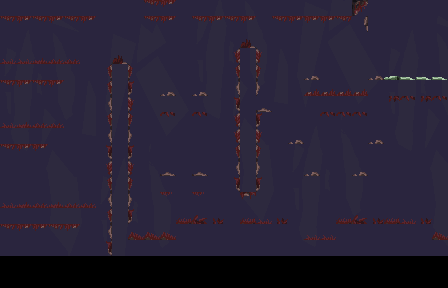

Below is a game level as drawn by its tile map, then a one-line description and the .tmx file that defines it, in full:
An orthogonal 28x18 tile map with 16x16 px tiles, 2 tile layers (bg, bg2), 1 hidden layer not drawn, 2 tilesets.

<map version="1.4" tiledversion="1.4.3" orientation="orthogonal" renderorder="right-down" width="28" height="18" tilewidth="16" tileheight="16" infinite="0" nextlayerid="4" nextobjectid="1">
 <editorsettings>
  <export target="../public/game/maps/final_maps/level3/level3_Tiles.csv" format="csv" />
 </editorsettings>
 <tileset firstgid="1" source="main_lev_buildA.tsx" />
 <tileset firstgid="7057" source="background.tsx" />
 <layer id="2" name="bg" width="28" height="18">
  <data encoding="csv">
7057,7058,7059,7060,7061,7062,7063,7064,7065,7066,7067,7068,7081,7082,7083,7084,7085,7086,7087,7088,7089,7090,7091,7092,7057,7058,7059,7060,
7069,7070,7071,7072,7073,7074,7075,7076,7077,7078,7079,7080,7093,7094,7095,7096,7097,7098,7099,7100,7101,7102,7103,7104,7069,7070,7071,7072,
7081,7082,7083,7084,7085,7086,7087,7088,7089,7090,7091,7092,7105,7106,7107,7108,7109,7110,7111,7112,7113,7114,7115,7116,7081,7082,7083,7084,
7093,7094,7095,7096,7097,7098,7099,7100,7101,7102,7103,7104,7117,7118,7119,7120,7121,7122,7123,7124,7125,7126,7127,7128,7093,7094,7095,7096,
7105,7106,7107,7108,7109,7110,7111,7112,7113,7114,7115,7116,7129,7130,7131,7132,7133,7134,7135,7136,7137,7138,7139,7140,7105,7106,7107,7108,
7117,7118,7119,7120,7121,7122,7123,7124,7125,7126,7127,7128,7141,7142,7143,7144,7145,7146,7147,7148,7149,7150,7151,7152,7117,7118,7119,7120,
7129,7130,7131,7132,7133,7134,7135,7136,7137,7138,7139,7140,7153,7154,7155,7156,7157,7158,7159,7160,7161,7162,7163,7164,7129,7130,7131,7132,
7141,7142,7143,7144,7145,7146,7147,7148,7149,7150,7151,7152,7165,7166,7167,7168,7169,7170,7171,7172,7173,7174,7175,7176,7141,7142,7143,7144,
7153,7154,7155,7156,7157,7158,7159,7160,7161,7162,7163,7164,7177,7178,7179,7180,7181,7182,7183,7184,7185,7186,7187,7188,7153,7154,7155,7156,
7165,7166,7167,7168,7169,7170,7171,7172,7173,7174,7175,7176,7189,7190,7191,7192,7193,7194,7195,7196,7197,7198,7199,7200,7165,7166,7167,7168,
7177,7178,7179,7180,7181,7182,7183,7184,7185,7186,7187,7188,7201,7202,7203,7204,7205,7206,7207,7208,7209,7210,7211,7212,7177,7178,7179,7180,
7189,7190,7191,7192,7193,7194,7195,7196,7197,7198,7199,7200,7213,7214,7215,7216,7217,7218,7219,7220,7221,7222,7223,7224,7189,7190,7191,7192,
7201,7202,7203,7204,7205,7206,7207,7208,7209,7210,7211,7212,7225,7226,7227,7228,7229,7230,7231,7232,7233,7234,7235,7236,7201,7202,7203,7204,
7213,7214,7215,7216,7217,7218,7219,7220,7221,7222,7223,7224,7237,7238,7239,7240,7241,7242,7243,7244,7245,7246,7247,7248,7213,7214,7215,7216,
7225,7226,7227,7228,7229,7230,7231,7232,7233,7234,7235,7236,7249,7250,7251,7252,7253,7254,7255,7256,7257,7258,7259,7260,7225,7226,7227,7228,
7237,7238,7239,7240,7241,7242,7243,7244,7245,7246,7247,7248,7261,7262,7263,7264,7265,7266,7267,7268,7269,7270,7271,7272,7237,7238,7239,7240,
0,0,0,0,0,0,0,0,0,0,0,0,0,0,0,0,0,0,0,0,0,0,0,0,0,0,0,0,
0,0,0,0,0,0,0,0,0,0,0,0,0,0,0,0,0,0,0,0,0,0,0,0,0,0,0,0
</data>
 </layer>
 <layer id="3" name="bg2" width="28" height="18">
  <data encoding="csv">
0,0,0,0,0,0,0,0,0,3935,3936,0,0,0,0,0,0,0,0,0,0,0,3853,0,0,0,0,0,
3935,3936,3935,3936,3935,3936,0,0,0,3935,3936,0,3935,3936,3935,3936,0,3935,3936,3936,3936,3935,3595,0,0,0,0,0,
0,0,0,0,0,0,0,0,0,0,0,0,0,0,0,3418,0,0,0,0,0,0,0,0,0,0,0,0,
2753,2753,2754,2755,2755,0,0,3418,0,0,0,0,0,0,3584,0,3590,0,0,0,0,0,0,0,0,0,0,0,
0,0,0,0,0,0,3668,0,3674,0,0,0,0,0,3668,0,3674,0,0,3432,0,0,0,3432,5055,5056,5056,5056,
3935,3936,3935,3936,0,0,3668,0,3842,0,3432,0,3432,0,3752,0,3758,0,0,3429,3429,3429,3429,0,0,0,0,0,
0,0,0,0,0,0,3752,0,3590,0,0,0,0,0,3836,0,3431,0,0,0,0,0,0,0,4345,4346,4345,4346,
2753,2754,2755,2755,0,0,3668,0,3674,0,4346,0,4346,0,3584,0,3842,0,0,0,4346,4346,4346,0,0,0,0,0,
0,0,0,0,0,0,3752,0,3758,0,0,0,0,0,3584,0,3590,0,3432,0,0,0,0,3432,0,0,0,0,
3935,3936,3936,0,0,0,3836,0,3842,0,0,0,0,0,3668,0,3674,0,0,0,0,0,0,0,0,0,0,0,
0,0,0,0,0,0,3584,0,3590,0,3431,0,3431,0,3752,0,3758,0,0,3432,0,0,3432,0,0,0,0,0,
0,0,0,0,0,0,3668,0,3674,0,0,0,0,0,3836,0,3842,0,0,0,0,0,0,0,0,0,0,0,
2753,2754,2755,2754,2755,2755,3752,0,3758,0,4356,0,4356,0,0,4006,0,0,0,0,0,0,0,0,0,0,0,0,
0,0,0,0,0,0,3668,0,3842,0,0,2747,2748,2749,0,2747,2753,2749,0,0,0,2747,2748,2749,2747,2753,2749,0,
3935,3936,3936,3935,3936,0,3752,0,2752,2752,2752,0,0,0,0,0,0,0,0,2753,2753,0,0,0,0,0,0,2752,
0,0,0,0,0,0,3836,0,0,0,0,0,0,0,0,0,0,0,0,0,0,0,0,0,0,0,0,0,
0,0,0,0,0,0,0,0,0,0,0,0,0,0,0,0,0,0,0,0,0,0,0,0,0,0,0,0,
0,0,0,0,0,0,0,0,0,0,0,0,0,0,0,0,0,0,0,0,0,0,0,0,0,0,0,0
</data>
 </layer>
 <layer id="1" name="Tiles" width="28" height="18" visible="0">
  <data encoding="csv">
3849,3850,3851,3852,3849,3850,3851,3852,3852,3849,3850,3851,3852,3849,3850,3851,3852,3849,3850,3851,3852,3849,3850,5635,6567,6568,6567,6567,
0,0,0,0,0,0,0,0,0,0,0,0,0,0,0,0,0,0,0,0,0,0,0,5889,6567,6568,6569,6567,
0,0,0,0,0,0,0,0,0,0,0,0,0,0,0,0,0,0,0,0,0,0,0,5803,6651,6652,6653,6651,
3765,3766,3767,3768,0,0,0,0,0,0,0,0,0,0,0,3688,0,0,0,0,0,0,0,0,0,0,0,0,
3849,3850,3851,3852,3853,0,0,3604,0,0,0,0,0,0,0,3772,0,0,0,0,0,0,0,0,0,0,0,0,
0,0,0,0,0,0,0,3688,0,0,0,0,0,0,0,3856,0,0,0,3764,3765,3767,3768,3769,5145,5146,5147,5148,
0,0,0,0,0,0,0,3772,0,3501,3502,3503,3504,3505,0,3436,0,0,0,3848,3849,3851,3852,3853,0,0,0,0,
3766,3767,3768,0,0,0,4619,3856,0,3585,3586,3587,3588,3589,0,3520,2230,0,0,3586,3587,3588,0,0,0,0,0,0,
3850,3851,3852,3853,0,0,0,3436,0,3669,3670,3671,3672,3673,0,3436,0,0,0,0,0,0,0,0,0,0,0,0,
0,0,0,0,0,0,0,3520,0,3753,3754,3755,3756,3757,0,3520,0,0,3753,3754,3755,0,3756,3757,0,0,0,0,
0,0,0,0,0,0,4619,3604,0,3837,3838,3839,3840,3841,0,3604,0,0,3837,3838,3839,0,3840,3841,0,0,0,0,
0,0,0,0,0,0,0,3688,0,3921,3922,3923,3924,3925,0,3688,0,0,3921,3922,3923,0,3924,3925,0,0,0,0,
0,0,3766,3767,3768,0,0,3604,0,0,0,0,0,0,0,0,0,0,0,0,0,0,0,0,0,0,0,0,
3850,3851,3850,3851,3852,3853,0,3688,0,0,0,0,0,0,0,0,0,0,0,0,0,0,0,0,0,0,0,0,
0,0,0,0,0,0,0,3772,0,0,0,2832,2833,2832,2833,2832,2833,2832,2833,0,0,2832,2833,2832,2833,2832,2833,0,
0,0,0,0,0,0,0,3856,2832,2833,3513,2917,2922,2923,2917,2925,2926,2916,2917,2832,2833,2916,2917,2916,2917,2916,2832,2833,
2831,2832,2833,2834,2835,2836,2837,2838,2916,2917,2921,2922,2923,2917,2925,2917,2922,2923,2924,2917,2921,2921,2921,2922,2923,2924,2925,2917,
2915,2916,2917,2918,2919,2920,2921,2922,2923,2924,2921,2922,2917,2924,2925,2926,2921,2921,2921,2917,2922,2923,2921,2917,2917,2917,2925,2926
</data>
 </layer>
</map>
